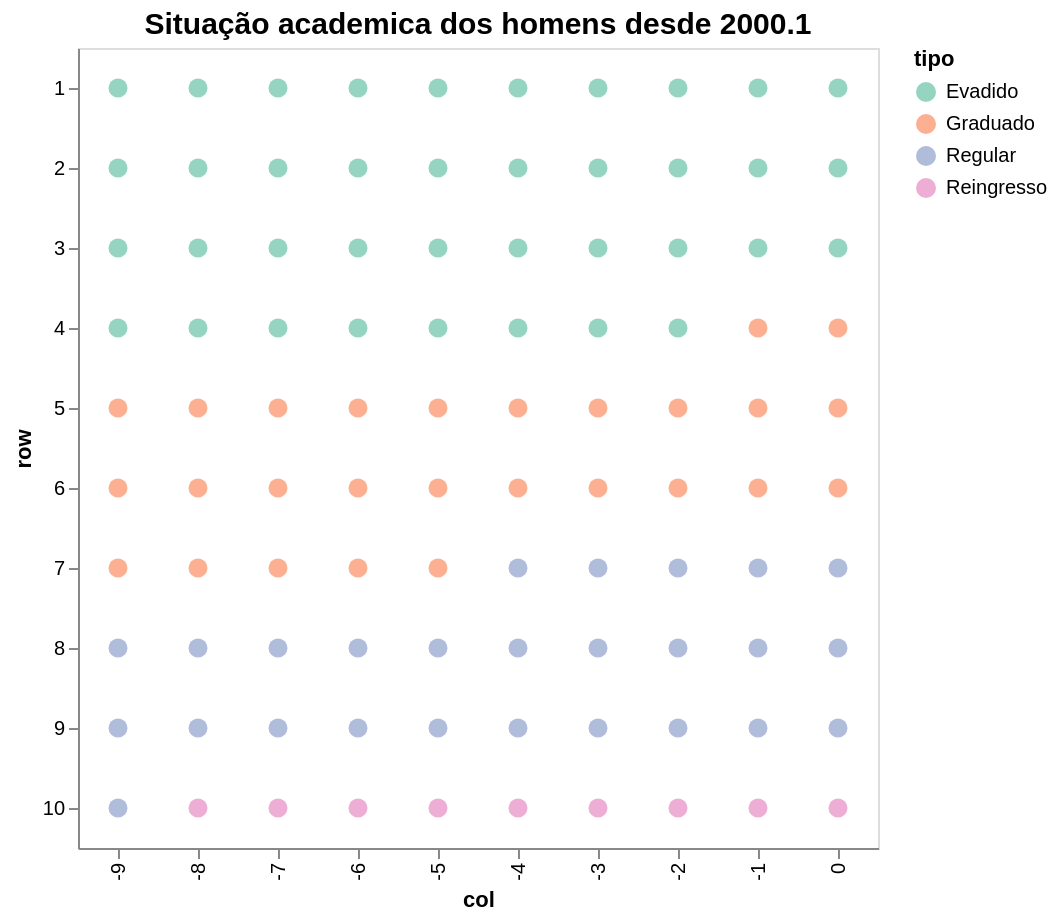

Write the Vega-Lite specification saved for this chart.
### Vega-Lite specification from a JSON file in a GitHub repository (floating-point values rounded to 4 significant figures)
{"$schema": "https://vega.github.io/schema/vega-lite/v5.json", "config": {"view": {}}, "title": {"text": "Situação academica dos homens desde 2000.1", "fontSize": 15}, "width": 400, "height": 400, "data": {"values": [{"id": 1, "tipo": "Evadido"}, {"id": 2, "tipo": "Evadido"}, {"id": 3, "tipo": "Evadido"}, {"id": 4, "tipo": "Evadido"}, {"id": 5, "tipo": "Evadido"}, {"id": 6, "tipo": "Evadido"}, {"id": 7, "tipo": "Evadido"}, {"id": 8, "tipo": "Evadido"}, {"id": 9, "tipo": "Evadido"}, {"id": 10, "tipo": "Evadido"}, {"id": 11, "tipo": "Evadido"}, {"id": 12, "tipo": "Evadido"}, {"id": 13, "tipo": "Evadido"}, {"id": 14, "tipo": "Evadido"}, {"id": 15, "tipo": "Evadido"}, {"id": 16, "tipo": "Evadido"}, {"id": 17, "tipo": "Evadido"}, {"id": 18, "tipo": "Evadido"}, {"id": 19, "tipo": "Evadido"}, {"id": 20, "tipo": "Evadido"}, {"id": 21, "tipo": "Evadido"}, {"id": 22, "tipo": "Evadido"}, {"id": 23, "tipo": "Evadido"}, {"id": 24, "tipo": "Evadido"}, {"id": 25, "tipo": "Evadido"}, {"id": 26, "tipo": "Evadido"}, {"id": 27, "tipo": "Evadido"}, {"id": 28, "tipo": "Evadido"}, {"id": 29, "tipo": "Evadido"}, {"id": 30, "tipo": "Evadido"}, {"id": 31, "tipo": "Evadido"}, {"id": 32, "tipo": "Evadido"}, {"id": 33, "tipo": "Evadido"}, {"id": 34, "tipo": "Evadido"}, {"id": 35, "tipo": "Evadido"}, {"id": 36, "tipo": "Evadido"}, {"id": 37, "tipo": "Evadido"}, {"id": 38, "tipo": "Evadido"}, {"id": 39, "tipo": "Graduado"}, {"id": 40, "tipo": "Graduado"}, {"id": 41, "tipo": "Graduado"}, {"id": 42, "tipo": "Graduado"}, {"id": 43, "tipo": "Graduado"}, {"id": 44, "tipo": "Graduado"}, {"id": 45, "tipo": "Graduado"}, {"id": 46, "tipo": "Graduado"}, {"id": 47, "tipo": "Graduado"}, {"id": 48, "tipo": "Graduado"}, {"id": 49, "tipo": "Graduado"}, {"id": 50, "tipo": "Graduado"}, {"id": 51, "tipo": "Graduado"}, {"id": 52, "tipo": "Graduado"}, {"id": 53, "tipo": "Graduado"}, {"id": 54, "tipo": "Graduado"}, {"id": 55, "tipo": "Graduado"}, {"id": 56, "tipo": "Graduado"}, {"id": 57, "tipo": "Graduado"}, {"id": 58, "tipo": "Graduado"}, {"id": 59, "tipo": "Graduado"}, {"id": 60, "tipo": "Graduado"}, {"id": 61, "tipo": "Graduado"}, {"id": 62, "tipo": "Graduado"}, {"id": 63, "tipo": "Graduado"}, {"id": 64, "tipo": "Graduado"}, {"id": 65, "tipo": "Graduado"}, {"id": 66, "tipo": "Regular"}, {"id": 67, "tipo": "Regular"}, {"id": 68, "tipo": "Regular"}, {"id": 69, "tipo": "Regular"}, {"id": 70, "tipo": "Regular"}, {"id": 71, "tipo": "Regular"}, {"id": 72, "tipo": "Regular"}, {"id": 73, "tipo": "Regular"}, {"id": 74, "tipo": "Regular"}, {"id": 75, "tipo": "Regular"}, {"id": 76, "tipo": "Regular"}, {"id": 77, "tipo": "Regular"}, {"id": 78, "tipo": "Regular"}, {"id": 79, "tipo": "Regular"}, {"id": 80, "tipo": "Regular"}, {"id": 81, "tipo": "Regular"}, {"id": 82, "tipo": "Regular"}, {"id": 83, "tipo": "Regular"}, {"id": 84, "tipo": "Regular"}, {"id": 85, "tipo": "Regular"}, {"id": 86, "tipo": "Regular"}, {"id": 87, "tipo": "Regular"}, {"id": 88, "tipo": "Regular"}, {"id": 89, "tipo": "Regular"}, {"id": 90, "tipo": "Regular"}, {"id": 91, "tipo": "Regular"}, {"id": 92, "tipo": "Reingresso"}, {"id": 93, "tipo": "Reingresso"}, {"id": 94, "tipo": "Reingresso"}, {"id": 95, "tipo": "Reingresso"}, {"id": 96, "tipo": "Reingresso"}, {"id": 97, "tipo": "Reingresso"}, {"id": 98, "tipo": "Reingresso"}, {"id": 99, "tipo": "Reingresso"}, {"id": 100, "tipo": "Reingresso"}]}, "transform": [{"calculate": "ceil (datum.id/10)", "as": "row"}, {"calculate": "datum.id - datum.row*10", "as": "col"}], "mark": {"type": "point", "filled": true}, "encoding": {"x": {"field": "col", "type": "ordinal"}, "y": {"field": "row", "type": "ordinal"}, "shape": {}, "color": {"field": "tipo", "type": "nominal", "legend": {"rowPadding": 5, "symbolType": "circle"}, "scale": {"domain": ["Evadido", "Graduado", "Regular", "Reingresso"], "scheme": "set2"}}, "size": {"value": 90}}}
